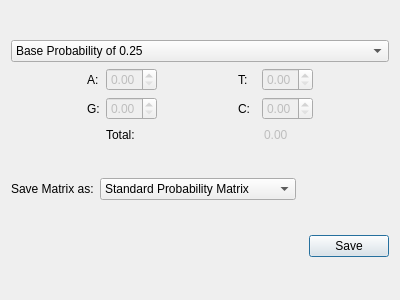
<?xml version="1.0" encoding="UTF-8"?>
<ui version="4.0">
 <class>askBaseProb</class>
 <widget class="QDialog" name="askBaseProb">
  <property name="geometry">
   <rect>
    <x>0</x>
    <y>0</y>
    <width>400</width>
    <height>300</height>
   </rect>
  </property>
  <property name="windowTitle">
   <string>Dialog</string>
  </property>
  <layout class="QGridLayout" name="gridLayout_2">
   <item row="3" column="1">
    <widget class="QPushButton" name="buttonSave">
     <property name="text">
      <string>Save</string>
     </property>
    </widget>
   </item>
   <item row="3" column="0">
    <spacer name="horizontalSpacer_7">
     <property name="orientation">
      <enum>Qt::Horizontal</enum>
     </property>
     <property name="sizeHint" stdset="0">
      <size>
       <width>40</width>
       <height>20</height>
      </size>
     </property>
    </spacer>
   </item>
   <item row="1" column="0" colspan="2">
    <layout class="QGridLayout" name="gridLayout">
     <item row="0" column="1">
      <widget class="QComboBox" name="chooseMatrix">
       <item>
        <property name="text">
         <string>Standard Probability Matrix</string>
        </property>
       </item>
       <item>
        <property name="text">
         <string>Normalized Probability Matrix</string>
        </property>
       </item>
       <item>
        <property name="text">
         <string>Standard Logarithmic Matrix</string>
        </property>
       </item>
       <item>
        <property name="text">
         <string>Normalized Logarithmic Matrix</string>
        </property>
       </item>
      </widget>
     </item>
     <item row="0" column="0">
      <widget class="QLabel" name="label_2">
       <property name="text">
        <string>Save Matrix as:</string>
       </property>
      </widget>
     </item>
     <item row="0" column="2">
      <spacer name="horizontalSpacer_8">
       <property name="orientation">
        <enum>Qt::Horizontal</enum>
       </property>
       <property name="sizeHint" stdset="0">
        <size>
         <width>40</width>
         <height>20</height>
        </size>
       </property>
      </spacer>
     </item>
    </layout>
   </item>
   <item row="0" column="0" colspan="2">
    <layout class="QGridLayout" name="gridLayout_3">
     <item row="2" column="2">
      <widget class="QDoubleSpinBox" name="spinA">
       <property name="enabled">
        <bool>false</bool>
       </property>
       <property name="prefix">
        <string/>
       </property>
       <property name="maximum">
        <double>1.000000000000000</double>
       </property>
       <property name="singleStep">
        <double>0.050000000000000</double>
       </property>
      </widget>
     </item>
     <item row="3" column="4">
      <widget class="QLabel" name="label_6">
       <property name="text">
        <string>C:</string>
       </property>
      </widget>
     </item>
     <item row="3" column="6">
      <widget class="QDoubleSpinBox" name="spinC">
       <property name="enabled">
        <bool>false</bool>
       </property>
       <property name="prefix">
        <string/>
       </property>
       <property name="maximum">
        <double>1.000000000000000</double>
       </property>
       <property name="singleStep">
        <double>0.050000000000000</double>
       </property>
      </widget>
     </item>
     <item row="2" column="6">
      <widget class="QDoubleSpinBox" name="spinT">
       <property name="enabled">
        <bool>false</bool>
       </property>
       <property name="prefix">
        <string/>
       </property>
       <property name="maximum">
        <double>1.000000000000000</double>
       </property>
       <property name="singleStep">
        <double>0.050000000000000</double>
       </property>
      </widget>
     </item>
     <item row="3" column="0">
      <spacer name="horizontalSpacer_2">
       <property name="orientation">
        <enum>Qt::Horizontal</enum>
       </property>
       <property name="sizeHint" stdset="0">
        <size>
         <width>40</width>
         <height>20</height>
        </size>
       </property>
      </spacer>
     </item>
     <item row="2" column="1">
      <widget class="QLabel" name="label">
       <property name="text">
        <string>A:</string>
       </property>
      </widget>
     </item>
     <item row="3" column="1">
      <widget class="QLabel" name="label_5">
       <property name="text">
        <string>G:</string>
       </property>
      </widget>
     </item>
     <item row="3" column="7">
      <spacer name="horizontalSpacer_4">
       <property name="orientation">
        <enum>Qt::Horizontal</enum>
       </property>
       <property name="sizeHint" stdset="0">
        <size>
         <width>40</width>
         <height>20</height>
        </size>
       </property>
      </spacer>
     </item>
     <item row="2" column="4">
      <widget class="QLabel" name="label_7">
       <property name="text">
        <string>T:</string>
       </property>
      </widget>
     </item>
     <item row="2" column="0">
      <spacer name="horizontalSpacer">
       <property name="orientation">
        <enum>Qt::Horizontal</enum>
       </property>
       <property name="sizeHint" stdset="0">
        <size>
         <width>40</width>
         <height>20</height>
        </size>
       </property>
      </spacer>
     </item>
     <item row="2" column="7">
      <spacer name="horizontalSpacer_3">
       <property name="orientation">
        <enum>Qt::Horizontal</enum>
       </property>
       <property name="sizeHint" stdset="0">
        <size>
         <width>40</width>
         <height>20</height>
        </size>
       </property>
      </spacer>
     </item>
     <item row="3" column="2">
      <widget class="QDoubleSpinBox" name="spinG">
       <property name="enabled">
        <bool>false</bool>
       </property>
       <property name="prefix">
        <string/>
       </property>
       <property name="maximum">
        <double>1.000000000000000</double>
       </property>
       <property name="singleStep">
        <double>0.050000000000000</double>
       </property>
      </widget>
     </item>
     <item row="2" column="3">
      <spacer name="horizontalSpacer_5">
       <property name="orientation">
        <enum>Qt::Horizontal</enum>
       </property>
       <property name="sizeHint" stdset="0">
        <size>
         <width>40</width>
         <height>20</height>
        </size>
       </property>
      </spacer>
     </item>
     <item row="3" column="3">
      <spacer name="horizontalSpacer_6">
       <property name="orientation">
        <enum>Qt::Horizontal</enum>
       </property>
       <property name="sizeHint" stdset="0">
        <size>
         <width>40</width>
         <height>20</height>
        </size>
       </property>
      </spacer>
     </item>
     <item row="1" column="0" colspan="8">
      <widget class="QComboBox" name="chooseBase">
       <property name="toolTip">
        <string/>
       </property>
       <item>
        <property name="text">
         <string>Base Probability of 0.25</string>
        </property>
       </item>
       <item>
        <property name="text">
         <string>No base Probability</string>
        </property>
       </item>
       <item>
        <property name="text">
         <string>Base Probability calculated from the input sequence</string>
        </property>
       </item>
       <item>
        <property name="text">
         <string>Custom Base Probability</string>
        </property>
       </item>
      </widget>
     </item>
     <item row="4" column="6">
      <widget class="QDoubleSpinBox" name="showTotal">
       <property name="enabled">
        <bool>false</bool>
       </property>
       <property name="frame">
        <bool>false</bool>
       </property>
       <property name="readOnly">
        <bool>true</bool>
       </property>
       <property name="buttonSymbols">
        <enum>QAbstractSpinBox::NoButtons</enum>
       </property>
       <property name="keyboardTracking">
        <bool>true</bool>
       </property>
       <property name="maximum">
        <double>999.000000000000000</double>
       </property>
       <property name="singleStep">
        <double>0.000000000000000</double>
       </property>
      </widget>
     </item>
     <item row="4" column="2" colspan="3">
      <widget class="QLabel" name="label_3">
       <property name="text">
        <string>Total:</string>
       </property>
      </widget>
     </item>
    </layout>
   </item>
  </layout>
 </widget>
 <resources/>
 <connections/>
</ui>
